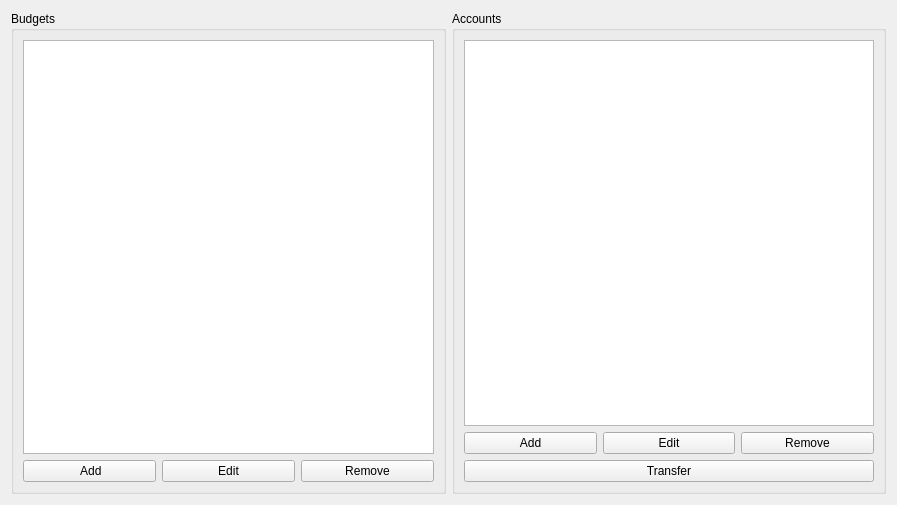
<?xml version="1.0" encoding="UTF-8"?>
<ui version="4.0">
 <class>UserViewer</class>
 <widget class="QWidget" name="UserViewer">
  <property name="geometry">
   <rect>
    <x>0</x>
    <y>0</y>
    <width>897</width>
    <height>505</height>
   </rect>
  </property>
  <property name="windowTitle">
   <string>User Viewer</string>
  </property>
  <layout class="QHBoxLayout" name="horizontalLayout">
   <item>
    <widget class="QGroupBox" name="group_budgets">
     <property name="title">
      <string>Budgets</string>
     </property>
     <layout class="QVBoxLayout" name="verticalLayout_2">
      <item>
       <widget class="QListWidget" name="budgets_list">
        <property name="editTriggers">
         <set>QAbstractItemView::NoEditTriggers</set>
        </property>
       </widget>
      </item>
      <item>
       <layout class="QHBoxLayout" name="budgets_buttons">
        <item>
         <widget class="QPushButton" name="add_budget">
          <property name="text">
           <string> Add</string>
          </property>
          <property name="icon">
           <iconset resource="../../picsou.qrc">
            <normaloff>:/resources/material-design/svg/book-plus.svg</normaloff>:/resources/material-design/svg/book-plus.svg</iconset>
          </property>
         </widget>
        </item>
        <item>
         <widget class="QPushButton" name="edit_budget">
          <property name="text">
           <string>Edit</string>
          </property>
          <property name="icon">
           <iconset resource="../../picsou.qrc">
            <normaloff>:/resources/material-design/svg/book-open.svg</normaloff>:/resources/material-design/svg/book-open.svg</iconset>
          </property>
         </widget>
        </item>
        <item>
         <widget class="QPushButton" name="remove_budget">
          <property name="text">
           <string>Remove</string>
          </property>
          <property name="icon">
           <iconset resource="../../picsou.qrc">
            <normaloff>:/resources/material-design/svg/book-minus.svg</normaloff>:/resources/material-design/svg/book-minus.svg</iconset>
          </property>
         </widget>
        </item>
       </layout>
      </item>
     </layout>
    </widget>
   </item>
   <item>
    <widget class="QGroupBox" name="group_accounts">
     <property name="title">
      <string>Accounts</string>
     </property>
     <layout class="QVBoxLayout" name="verticalLayout_3">
      <item>
       <widget class="QListWidget" name="accounts_list">
        <property name="editTriggers">
         <set>QAbstractItemView::NoEditTriggers</set>
        </property>
       </widget>
      </item>
      <item>
       <layout class="QHBoxLayout" name="accounts_buttons">
        <item>
         <widget class="QPushButton" name="add_account">
          <property name="text">
           <string>Add</string>
          </property>
          <property name="icon">
           <iconset resource="../../picsou.qrc">
            <normaloff>:/resources/material-design/svg/playlist-plus.svg</normaloff>:/resources/material-design/svg/playlist-plus.svg</iconset>
          </property>
         </widget>
        </item>
        <item>
         <widget class="QPushButton" name="edit_account">
          <property name="text">
           <string>Edit</string>
          </property>
          <property name="icon">
           <iconset resource="../../picsou.qrc">
            <normaloff>:/resources/material-design/svg/pencil.svg</normaloff>:/resources/material-design/svg/pencil.svg</iconset>
          </property>
         </widget>
        </item>
        <item>
         <widget class="QPushButton" name="remove_account">
          <property name="text">
           <string>Remove</string>
          </property>
          <property name="icon">
           <iconset resource="../../picsou.qrc">
            <normaloff>:/resources/material-design/svg/playlist-remove.svg</normaloff>:/resources/material-design/svg/playlist-remove.svg</iconset>
          </property>
         </widget>
        </item>
       </layout>
      </item>
      <item>
       <widget class="QPushButton" name="transfer">
        <property name="text">
         <string>Transfer</string>
        </property>
        <property name="icon">
         <iconset resource="../../picsou.qrc">
          <normaloff>:/resources/material-design/svg/swap-horizontal.svg</normaloff>:/resources/material-design/svg/swap-horizontal.svg</iconset>
        </property>
        <property name="flat">
         <bool>false</bool>
        </property>
       </widget>
      </item>
     </layout>
    </widget>
   </item>
  </layout>
  <action name="action_add_budget">
   <property name="icon">
    <iconset resource="../../picsou.qrc">
     <normaloff>:/resources/material-design/svg/book-plus.svg</normaloff>:/resources/material-design/svg/book-plus.svg</iconset>
   </property>
   <property name="text">
    <string>Add budget</string>
   </property>
   <property name="shortcut">
    <string>Ctrl+Shift+B</string>
   </property>
  </action>
  <action name="action_edit_budget">
   <property name="icon">
    <iconset resource="../../picsou.qrc">
     <normaloff>:/resources/material-design/svg/book-open.svg</normaloff>:/resources/material-design/svg/book-open.svg</iconset>
   </property>
   <property name="text">
    <string>Edit budget</string>
   </property>
  </action>
  <action name="action_remove_budget">
   <property name="icon">
    <iconset resource="../../picsou.qrc">
     <normaloff>:/resources/material-design/svg/book-minus.svg</normaloff>:/resources/material-design/svg/book-minus.svg</iconset>
   </property>
   <property name="text">
    <string>Remove budget</string>
   </property>
  </action>
  <action name="action_add_account">
   <property name="icon">
    <iconset resource="../../picsou.qrc">
     <normaloff>:/resources/material-design/svg/playlist-plus.svg</normaloff>:/resources/material-design/svg/playlist-plus.svg</iconset>
   </property>
   <property name="text">
    <string>Add account</string>
   </property>
   <property name="shortcut">
    <string>Ctrl+Shift+A</string>
   </property>
  </action>
  <action name="action_edit_account">
   <property name="icon">
    <iconset resource="../../picsou.qrc">
     <normaloff>:/resources/material-design/svg/pencil.svg</normaloff>:/resources/material-design/svg/pencil.svg</iconset>
   </property>
   <property name="text">
    <string>Edit account</string>
   </property>
  </action>
  <action name="action_remove_account">
   <property name="icon">
    <iconset resource="../../picsou.qrc">
     <normaloff>:/resources/material-design/svg/playlist-remove.svg</normaloff>:/resources/material-design/svg/playlist-remove.svg</iconset>
   </property>
   <property name="text">
    <string>Remove account</string>
   </property>
  </action>
  <action name="action_transfer">
   <property name="icon">
    <iconset resource="../../picsou.qrc">
     <normaloff>:/resources/material-design/svg/swap-horizontal.svg</normaloff>:/resources/material-design/svg/swap-horizontal.svg</iconset>
   </property>
   <property name="text">
    <string>Transfer</string>
   </property>
   <property name="toolTip">
    <string>Transfer money between accounts</string>
   </property>
   <property name="shortcut">
    <string>Ctrl+Shift+T</string>
   </property>
  </action>
 </widget>
 <tabstops>
  <tabstop>budgets_list</tabstop>
  <tabstop>add_budget</tabstop>
  <tabstop>edit_budget</tabstop>
  <tabstop>remove_budget</tabstop>
  <tabstop>accounts_list</tabstop>
  <tabstop>add_account</tabstop>
  <tabstop>edit_account</tabstop>
  <tabstop>remove_account</tabstop>
  <tabstop>transfer</tabstop>
 </tabstops>
 <resources>
  <include location="../../picsou.qrc"/>
 </resources>
 <connections/>
</ui>
